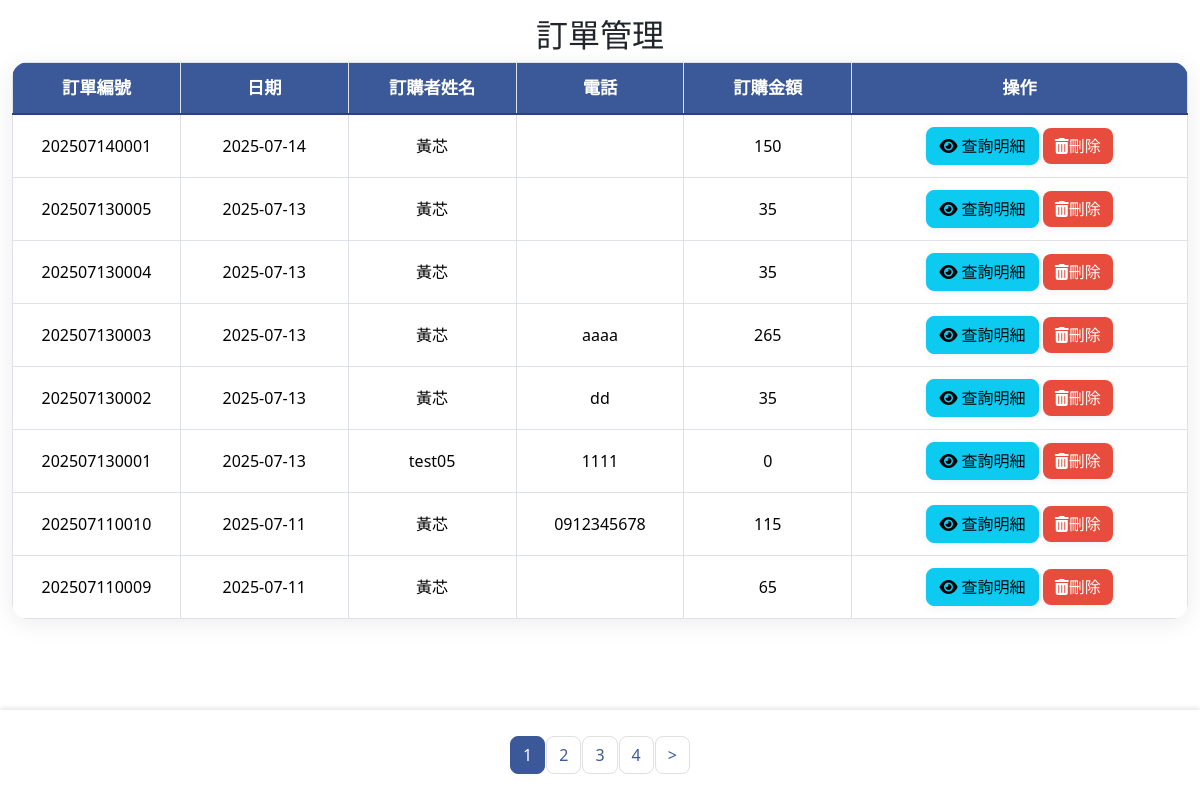
Page /backend/bd_query_order.php on the earlier database version.
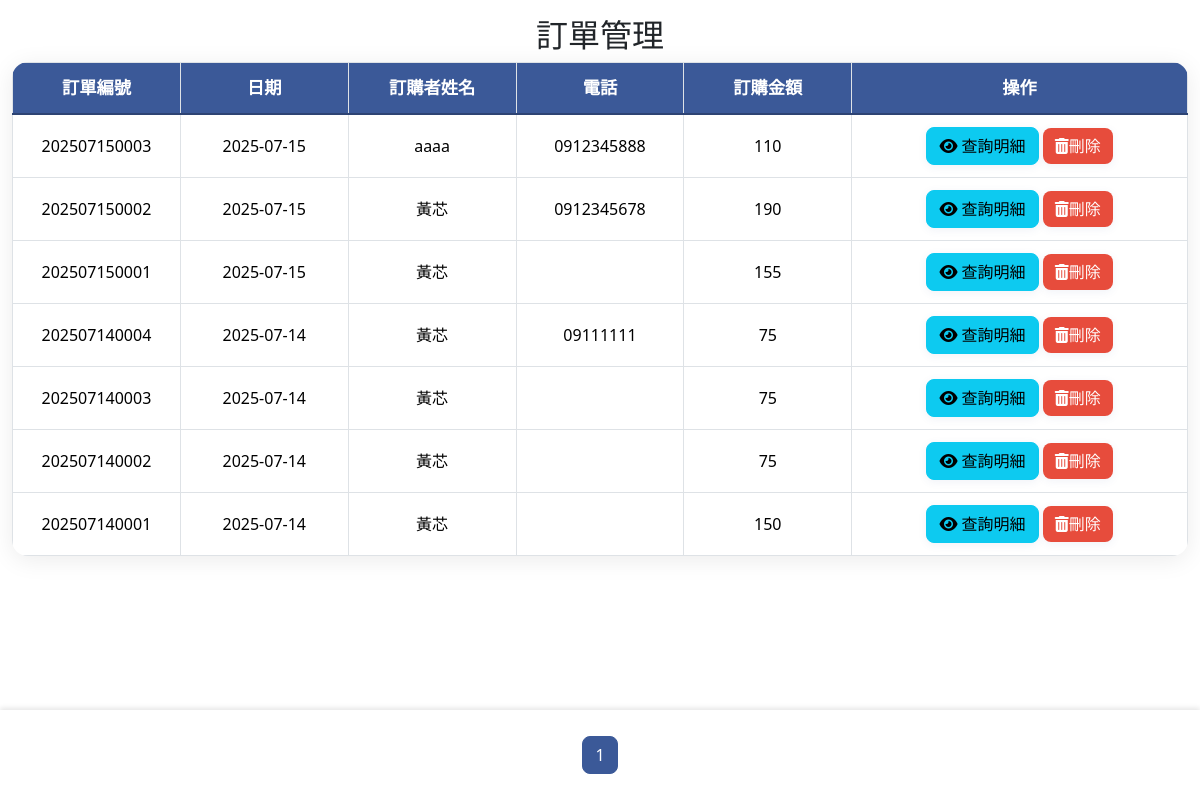
Same page on the later database version.
### tables this page shows
CREATE TABLE `order1` (
  `id` int(10) UNSIGNED NOT NULL,
  `date1` date NOT NULL,
  `or_no` varchar(20) NOT NULL,
  `acc` text NOT NULL,
  `name` text NOT NULL,
  `amt` int(11) NOT NULL DEFAULT 0,
  `tel` varchar(20) NOT NULL,
  `created_time` timestamp NOT NULL DEFAULT current_timestamp(),
  `updated_time` timestamp NOT NULL DEFAULT current_timestamp() ON UPDATE current_timestamp()
);

### api/db.php (called while the page is built, shortened)
<?php
class DB{
  private $dsn="mysql:host=localhost;dbname=tieat;charset=utf8";
  private $pdo;
  private $table;
  function __construct($table)
  {
    $this->table=$table;
    $this->pdo=new PDO($this->dsn,'root','');
  }
  function all(...$arg){
   $sql="select * from $this->table ";
   if(isset($arg[0])){
     if(is_array($arg[0])){
        $tmp=$this->arraytosql($arg[0]);
        $sql.=" where ".join(" and ",$tmp);
     }else{
        $sql.=$arg[0];
     }
   }
   return $this->pdo->query($sql)->fetchAll(PDO::FETCH_ASSOC);
  }
}
?>

### backend/bd_query_order.php (the view, shortened to what this page needs)
<?php
include_once "../api/db.php";
?>
<!DOCTYPE html>
<html lang="en">
<head>
    <link rel="stylesheet" href="https://cdnjs.cloudflare.com/ajax/libs/bootstrap/5.3.7/css/bootstrap.min.css"
 />
    <link rel="stylesheet" href="../css/style2.css">
</head>
<body>
    <?php include 'bd_header.php'; ?>
    <main>
        <div class="container-fluid mt-3">
            <h2 class="text-center">訂單管理</h2>
            <?php $table = 'order1'; ?>
            <table class="table table-bordered table-hover table-fixed">
                <thead>
                    <tr>
                        <th style="width: 10%;">訂單編號</th>
                        <th style="width: 10%;">日期</th>
                        <th style="width: 10%;">訂購者姓名</th>
                        <th style="width: 10%;">電話</th>
                        <th style="width: 10%;">訂購金額</th>
                        <th style="width: 20%;">操作</th>
                    </tr>
                </thead>
                <tbody>
                    <?php
                    $all = count(${ucfirst($table)}->all());
                    $div = 8;
                    $pages = ceil($all / $div);
                    $now = $_GET['p'] ?? 1;
                    $start = ($now - 1) * $div;
                    $rows = ${ucfirst($table)}->all(" order by or_no desc limit $start,$div");
                    foreach ($rows as $row):
                    ?>
                        <tr>
                            <td><?= $row['or_no']; ?></td>
                            <td><?= $row['date1']; ?></td>
                            <td><?= $row['name']; ?></td>
                            <td><?= $row['tel']; ?></td>
                            <td><?= $row['amt']; ?></td>
                            <td>
                                <button class="btn btn-info view-details" data-or-no="<?= $row['or_no']; ?>">
                                    <i class="fa-solid fa-eye"></i> 查詢明細
                                </button>
                                <a class="btn btn-danger" href="../api/delete_order.php?id=<?=$row['id'];?>&table=<?=$table;?>"><i
                                    class="fa-solid fa-trash-can"></i>刪除</a>
                            </td>
                        </tr>
                    <?php endforeach; ?>
                </tbody>
            </table>
            <div class="fixed-footer">
                <div class="container mt-3">
                    <ul class="pagination justify-content-center">
                        <?php for ($i = 1; $i <= $pages; $i++): ?>
                            <li class="page-item <?= ($now == $i) ? 'active' : ''; ?>">
                                <a class="page-link" href="?p=<?= $i; ?>"><?= $i; ?></a>
                            </li>
                        <?php endfor; ?>
                        <?php if ($now + 1 <= $pages): ?>
                            <li class="page-item"><a class="page-link" href="?p=<?= $now + 1; ?>">></a></li>
                        <?php endif; ?>
                    </ul>
                </div>
            </div>
        </div>
    </main>
</body>
</html>

Differences in the rows shown:
removed order1: or_no "202507130005", date1 "2025-07-13", name "黃芯", amt "35"
removed order1: or_no "202507130004", date1 "2025-07-13", name "黃芯", amt "35"
removed order1: or_no "202507130003", date1 "2025-07-13", name "黃芯", tel "aaaa", amt "265"
removed order1: or_no "202507130002", date1 "2025-07-13", name "黃芯", tel "dd", amt "35"
removed order1: or_no "202507130001", date1 "2025-07-13", name "test05", tel "1111", amt "0"
removed order1: or_no "202507110010", date1 "2025-07-11", name "黃芯", tel "0912345678", amt "115"
removed order1: or_no "202507110009", date1 "2025-07-11", name "黃芯", amt "65"
added order1: or_no "202507150003", date1 "2025-07-15", name "aaaa", tel "0912345888", amt "110"
added order1: or_no "202507150002", date1 "2025-07-15", name "黃芯", tel "0912345678", amt "190"
added order1: or_no "202507150001", date1 "2025-07-15", name "黃芯", amt "155"
added order1: or_no "202507140004", date1 "2025-07-14", name "黃芯", tel "09111111", amt "75"
added order1: or_no "202507140003", date1 "2025-07-14", name "黃芯", amt "75"
added order1: or_no "202507140002", date1 "2025-07-14", name "黃芯", amt "75"
Other differences:
list line gone: "2"
list line gone: "3"
list line gone: "4"
